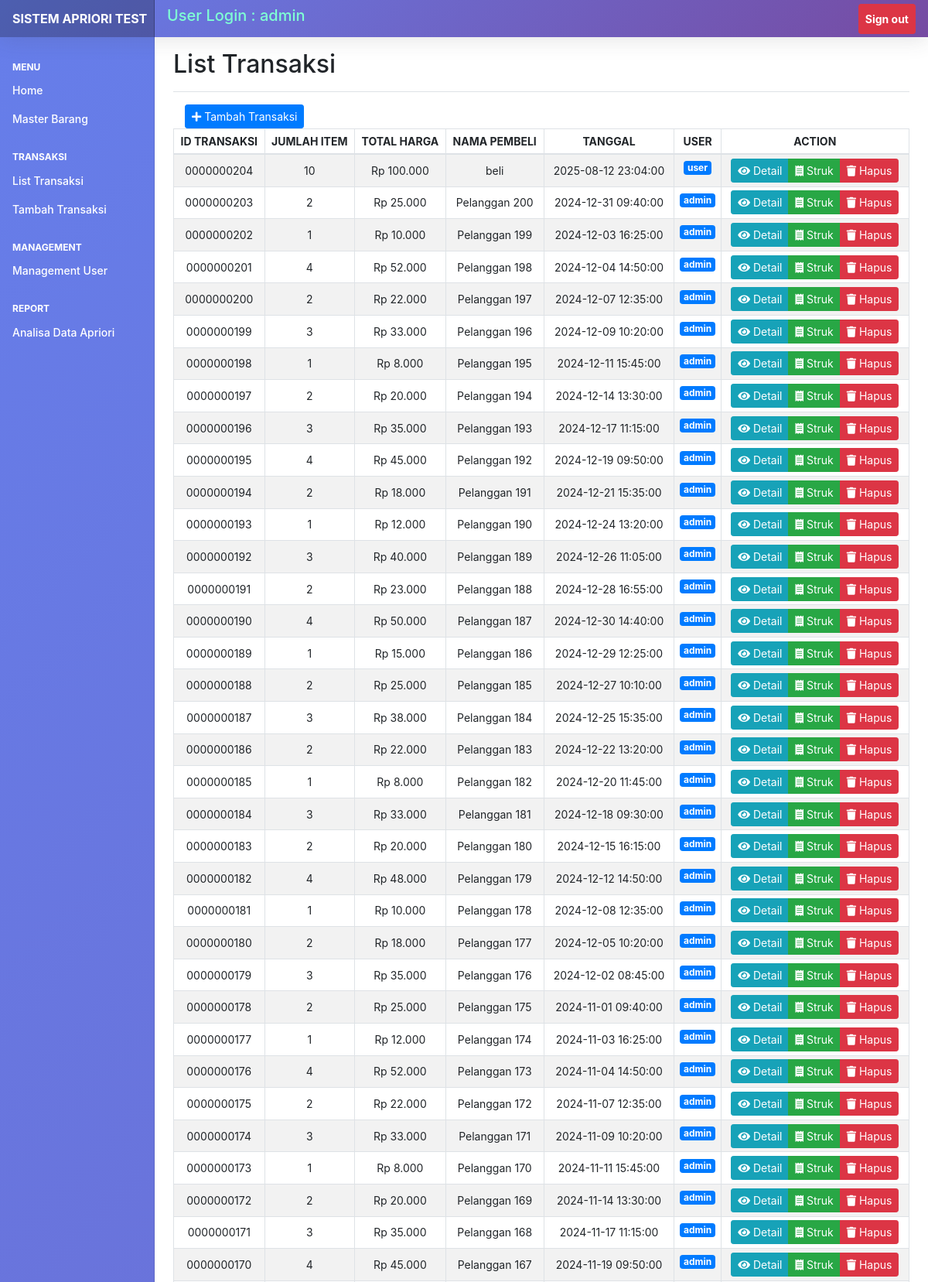
/list_transaksi.php (signed in, upper part), run on the app's committed database.
### tables this page shows
CREATE TABLE `transaksi` (
  `idtransaksi` int(10) unsigned zerofill NOT NULL AUTO_INCREMENT,
  `iduser` varchar(100) NOT NULL,
  `totalbarang` int(2) NOT NULL,
  `totalharga` int(10) NOT NULL,
  `penerima` varchar(200) NOT NULL,
  `created_at` datetime NOT NULL,
  `created_by` varchar(100) NOT NULL,
  PRIMARY KEY (`idtransaksi`),
  KEY `totalharga` (`totalharga`),
  KEY `iduser` (`iduser`),
  CONSTRAINT `transaksi_ibfk_3` FOREIGN KEY (`iduser`) REFERENCES `user` (`iduser`) ON DELETE NO ACTION ON UPDATE NO ACTION
);

### list_transaksi.php (the view, shortened to what this page needs)
<?php
include_once 'db/configdb.php';
?>
<!doctype html>
<html lang="en">
<head>
  <link rel="stylesheet" href="https://cdn.jsdelivr.net/npm/bootstrap@4.6.2/dist/css/bootstrap.min.css">
  <link rel="stylesheet" href="https://cdnjs.cloudflare.com/ajax/libs/font-awesome/5.15.4/css/all.min.css">
  <link rel="stylesheet" type="text/css" href="https://cdnjs.cloudflare.com/ajax/libs/twitter-bootstrap/4.5.2/css/bootstrap.css">
  <link rel="stylesheet" type="text/css" href="https://cdn.datatables.net/2.3.2/css/dataTables.bootstrap4.css">
  <link href="assets/css/style.css" rel="stylesheet">
</head>
<body>
  <?php
  include 'header.php';
  ?>
  <div class="container-fluid">
    <div class="row">
      <?php
      include 'navbar.php';
      ?>
      <main role="main" class="col-md-9 ml-sm-auto col-lg-10 px-md-4">
        <div class="d-flex justify-content-between flex-wrap flex-md-nowrap align-items-center pt-3 pb-2 mb-3 border-bottom">
          <h1 class="h2">List Transaksi</h1>
        </div>
        <?php
        $dataBarang = '';
        if ($_SESSION['role'] == 1) {
          $query = "SELECT * FROM transaksi ORDER BY idtransaksi DESC";
        } else {
          $userid = $_SESSION['userid'];
          $query = "SELECT * FROM transaksi WHERE iduser = '$userid' ORDER BY idtransaksi DESC";
        }
        $result = mysqli_query($conn, $query);
        $data = [];
        while ($row = mysqli_fetch_assoc($result)) {
          $data[] = $row;
        }
        if ($data) {
          foreach ($data as $row) {
            $btnDelete = '';
            if ($_SESSION['role'] == 1) {
              $btnDelete .= "
                <button type='button' class='btn btn-danger btn-sm' onclick='deleteTransaction({$row['idtransaksi']})'>
                  <i class='fas fa-trash'></i> Hapus
                </button>
              ";
            }
            $hargaFormatted = 'Rp ' . number_format($row['totalharga'], 0, ',', '.');
            $userColumn = '';
            if ($_SESSION['role'] == 1) {
              $userColumn = "<td style='text-align: center; vertical-align: middle;'><h6><span class='badge badge-primary'>{$row['iduser']}</span></h6></td>";
            }
            $dataBarang .= "<tr style='vertical-align: middle;'>
                <td style='text-align: center; vertical-align: middle;'>{$row['idtransaksi']}</td>
                <td style='text-align: center; vertical-align: middle;'>{$row['totalbarang']}</td>
                <td style='text-align: center; vertical-align: middle;'>{$hargaFormatted}</td>
                <td style='text-align: center; vertical-align: middle;'>{$row['penerima']}</td>
                <td style='text-align: center; vertical-align: middle;'>{$row['created_at']}</td>
                {$userColumn}
                <td style='text-align: center;'>
                  <div class='btn-group' role='group' aria-label='Basic example'>
                    <button type='button' class='btn btn-info btn-sm' onclick='viewTransactionDetail({$row['idtransaksi']})'>
                      <i class='fas fa-eye'></i> Detail
                    </button>
                    <button type='button' class='btn btn-success btn-sm' onclick='viewReceipt({$row['idtransaksi']})'>
                      <i class='fas fa-receipt'></i> Struk
                    </button>
                    {$btnDelete}
                  </div>
                </td>
              </tr>";
          }
        }
        ?>
        <div class="col-12">
          <a href="tambah_transaksi.php" class="btn btn-primary btn-sm">
            <i class="fas fa-plus"></i> Tambah Transaksi
          </a>
        </div>
        <div class="table-responsive">
          <table id="barangTable" class="table table-striped table-bordered table-sm" >
            <thead>
              <tr>
                <th style="text-align: center;">ID TRANSAKSI</th>
                <th style="text-align: center;">JUMLAH ITEM</th>
                <th style="text-align: center;">TOTAL HARGA</th>
                <th style="text-align: center;">NAMA PEMBELI</th>
                <th style="text-align: center;">TANGGAL</th>
                <?php if ($_SESSION['role'] == 1): ?>
                <th style="text-align: center;">USER</th>
                <?php endif; ?>
                <th style="text-align: center;">ACTION</th>
              </tr>
            </thead>
            <tbody>
              <?= $dataBarang; ?>
            </tbody>
          </table>
        </div>
      </main>
    </div>
  </div>
</body>
</html>

### assets/css/style.css (style rules this page uses)
body { font-size: .875rem; }

### data on the page
transaksi: idtransaksi "0000000204", totalbarang "10", totalharga "Rp 100.000", penerima "beli", created_at "2025-08-12 23:04:00", iduser "user"
transaksi: idtransaksi "0000000203", totalbarang "2", totalharga "Rp 25.000", penerima "Pelanggan 200", created_at "2024-12-31 09:40:00", iduser "admin"
transaksi: idtransaksi "0000000202", totalbarang "1", totalharga "Rp 10.000", penerima "Pelanggan 199", created_at "2024-12-03 16:25:00", iduser "admin"
transaksi: idtransaksi "0000000201", totalbarang "4", totalharga "Rp 52.000", penerima "Pelanggan 198", created_at "2024-12-04 14:50:00", iduser "admin"
transaksi: idtransaksi "0000000200", totalbarang "2", totalharga "Rp 22.000", penerima "Pelanggan 197", created_at "2024-12-07 12:35:00", iduser "admin"
transaksi: idtransaksi "0000000199", totalbarang "3", totalharga "Rp 33.000", penerima "Pelanggan 196", created_at "2024-12-09 10:20:00", iduser "admin"
transaksi: idtransaksi "0000000198", totalbarang "1", totalharga "Rp 8.000", penerima "Pelanggan 195", created_at "2024-12-11 15:45:00", iduser "admin"
transaksi: idtransaksi "0000000197", totalbarang "2", totalharga "Rp 20.000", penerima "Pelanggan 194", created_at "2024-12-14 13:30:00", iduser "admin"
transaksi: idtransaksi "0000000196", totalbarang "3", totalharga "Rp 35.000", penerima "Pelanggan 193", created_at "2024-12-17 11:15:00", iduser "admin"
transaksi: idtransaksi "0000000195", totalbarang "4", totalharga "Rp 45.000", penerima "Pelanggan 192", created_at "2024-12-19 09:50:00", iduser "admin"
transaksi: idtransaksi "0000000194", totalbarang "2", totalharga "Rp 18.000", penerima "Pelanggan 191", created_at "2024-12-21 15:35:00", iduser "admin"
transaksi: idtransaksi "0000000193", totalbarang "1", totalharga "Rp 12.000", penerima "Pelanggan 190", created_at "2024-12-24 13:20:00", iduser "admin"
transaksi: idtransaksi "0000000192", totalbarang "3", totalharga "Rp 40.000", penerima "Pelanggan 189", created_at "2024-12-26 11:05:00", iduser "admin"
transaksi: idtransaksi "0000000191", totalbarang "2", totalharga "Rp 23.000", penerima "Pelanggan 188", created_at "2024-12-28 16:55:00", iduser "admin"
transaksi: idtransaksi "0000000190", totalbarang "4", totalharga "Rp 50.000", penerima "Pelanggan 187", created_at "2024-12-30 14:40:00", iduser "admin"
transaksi: idtransaksi "0000000189", totalbarang "1", totalharga "Rp 15.000", penerima "Pelanggan 186", created_at "2024-12-29 12:25:00", iduser "admin"
transaksi: idtransaksi "0000000188", totalbarang "2", totalharga "Rp 25.000", penerima "Pelanggan 185", created_at "2024-12-27 10:10:00", iduser "admin"
transaksi: idtransaksi "0000000187", totalbarang "3", totalharga "Rp 38.000", penerima "Pelanggan 184", created_at "2024-12-25 15:35:00", iduser "admin"
transaksi: idtransaksi "0000000186", totalbarang "2", totalharga "Rp 22.000", penerima "Pelanggan 183", created_at "2024-12-22 13:20:00", iduser "admin"
transaksi: idtransaksi "0000000185", totalbarang "1", totalharga "Rp 8.000", penerima "Pelanggan 182", created_at "2024-12-20 11:45:00", iduser "admin"
transaksi: idtransaksi "0000000184", totalbarang "3", totalharga "Rp 33.000", penerima "Pelanggan 181", created_at "2024-12-18 09:30:00", iduser "admin"
transaksi: idtransaksi "0000000183", totalbarang "2", totalharga "Rp 20.000", penerima "Pelanggan 180", created_at "2024-12-15 16:15:00", iduser "admin"
transaksi: idtransaksi "0000000182", totalbarang "4", totalharga "Rp 48.000", penerima "Pelanggan 179", created_at "2024-12-12 14:50:00", iduser "admin"
transaksi: idtransaksi "0000000181", totalbarang "1", totalharga "Rp 10.000", penerima "Pelanggan 178", created_at "2024-12-08 12:35:00", iduser "admin"
transaksi: idtransaksi "0000000180", totalbarang "2", totalharga "Rp 18.000", penerima "Pelanggan 177", created_at "2024-12-05 10:20:00", iduser "admin"
transaksi: idtransaksi "0000000179", totalbarang "3", totalharga "Rp 35.000", penerima "Pelanggan 176", created_at "2024-12-02 08:45:00", iduser "admin"
transaksi: idtransaksi "0000000178", totalbarang "2", totalharga "Rp 25.000", penerima "Pelanggan 175", created_at "2024-11-01 09:40:00", iduser "admin"
transaksi: idtransaksi "0000000177", totalbarang "1", totalharga "Rp 12.000", penerima "Pelanggan 174", created_at "2024-11-03 16:25:00", iduser "admin"
transaksi: idtransaksi "0000000176", totalbarang "4", totalharga "Rp 52.000", penerima "Pelanggan 173", created_at "2024-11-04 14:50:00", iduser "admin"
transaksi: idtransaksi "0000000175", totalbarang "2", totalharga "Rp 22.000", penerima "Pelanggan 172", created_at "2024-11-07 12:35:00", iduser "admin"
transaksi: idtransaksi "0000000174", totalbarang "3", totalharga "Rp 33.000", penerima "Pelanggan 171", created_at "2024-11-09 10:20:00", iduser "admin"
transaksi: idtransaksi "0000000173", totalbarang "1", totalharga "Rp 8.000", penerima "Pelanggan 170", created_at "2024-11-11 15:45:00", iduser "admin"
transaksi: idtransaksi "0000000172", totalbarang "2", totalharga "Rp 20.000", penerima "Pelanggan 169", created_at "2024-11-14 13:30:00", iduser "admin"
transaksi: idtransaksi "0000000171", totalbarang "3", totalharga "Rp 35.000", penerima "Pelanggan 168", created_at "2024-11-17 11:15:00", iduser "admin"
transaksi: idtransaksi "0000000170", totalbarang "4", totalharga "Rp 45.000", penerima "Pelanggan 167", created_at "2024-11-19 09:50:00", iduser "admin"

### other printed values
$_SESSION['userid'] "admin"
